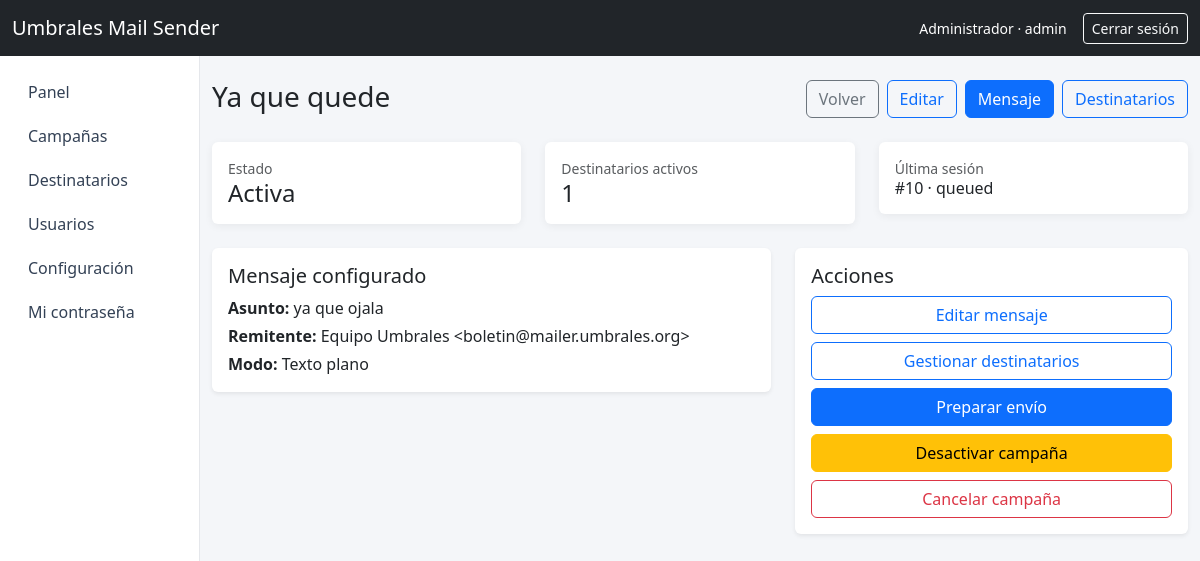
The page /campaigns/12 (signed in) on the database its author committed.
### tables this page shows
CREATE TABLE `campaigns` (
  `id` int(10) UNSIGNED NOT NULL,
  `name` varchar(180) NOT NULL,
  `description` text DEFAULT NULL,
  `content_mode` enum('text','html') NOT NULL DEFAULT 'text',
  `sequence_start_at` datetime DEFAULT NULL,
  `sequence_interval_days` int(11) NOT NULL DEFAULT 2,
  `sequence_total_steps` int(11) NOT NULL DEFAULT 10,
  `status` enum('draft','active','inactive','processing','paused','completed','failed','cancelled') NOT NULL DEFAULT 'draft',
  `created_by` int(10) UNSIGNED NOT NULL,
  `started_at` datetime DEFAULT NULL,
  `finished_at` datetime DEFAULT NULL,
  `created_at` datetime NOT NULL DEFAULT current_timestamp(),
  `updated_at` datetime NOT NULL DEFAULT current_timestamp() ON UPDATE current_timestamp()
);

CREATE TABLE `send_sessions` (
  `id` int(10) UNSIGNED NOT NULL,
  `campaign_id` int(10) UNSIGNED NOT NULL,
  `campaign_message_id` int(10) UNSIGNED NOT NULL,
  `status` enum('queued','processing','paused','completed','failed','cancelled') NOT NULL DEFAULT 'queued',
  `total_count` int(10) UNSIGNED NOT NULL DEFAULT 0,
  `processed_count` int(10) UNSIGNED NOT NULL DEFAULT 0,
  `success_count` int(10) UNSIGNED NOT NULL DEFAULT 0,
  `failed_count` int(10) UNSIGNED NOT NULL DEFAULT 0,
  `started_at` datetime DEFAULT NULL,
  `finished_at` datetime DEFAULT NULL,
  `paused_at` datetime DEFAULT NULL,
  `resumed_at` datetime DEFAULT NULL,
  `created_at` datetime NOT NULL DEFAULT current_timestamp(),
  `updated_at` datetime NOT NULL DEFAULT current_timestamp() ON UPDATE current_timestamp()
);

CREATE TABLE `campaign_messages` (
  `id` int(10) UNSIGNED NOT NULL,
  `campaign_id` int(10) UNSIGNED NOT NULL,
  `subject` varchar(255) NOT NULL,
  `from_name` varchar(150) NOT NULL,
  `from_email` varchar(190) NOT NULL,
  `reply_to` varchar(190) DEFAULT NULL,
  `html_body` mediumtext NOT NULL,
  `text_body` mediumtext NOT NULL,
  `created_at` datetime NOT NULL DEFAULT current_timestamp(),
  `updated_at` datetime NOT NULL DEFAULT current_timestamp() ON UPDATE current_timestamp()
);

### app/views/campaigns/show.php (the view, shortened to what the rows shown need)
<div class="d-flex justify-content-between align-items-center mb-4">
    <div>
        <h1 class="h3 mb-1"><?= htmlspecialchars($campaign['name'], ENT_QUOTES, 'UTF-8') ?></h1>
    </div>
    <div class="d-flex gap-2 flex-wrap">
        <a href="/campaigns" class="btn btn-outline-secondary">Volver</a>
        <a href="/campaigns/<?= (int) $campaign['id'] ?>/edit" class="btn btn-outline-primary">Editar</a>
        <a href="/campaigns/<?= (int) $campaign['id'] ?>/message" class="btn btn-primary">Mensaje</a>
        <a href="/campaigns/<?= (int) $campaign['id'] ?>/recipients" class="btn btn-outline-primary">Destinatarios</a>
    </div>
</div>
<div class="row g-4 mb-4">
    <div class="col-lg-4">
        <div class="card stat-card">
            <div class="card-body">
                <div class="text-muted small">Estado</div>
                <div class="h4 mb-0">
                    <?php
                        $status = (string) ($campaign['status'] ?? 'draft');
                        $labels = [
                            'draft' => 'Borrador',
                            'active' => 'Activa',
                            'inactive' => 'Inactiva',
                            'cancelled' => 'Cancelada',
                            'completed' => 'Completada',
                            'failed' => 'Fallida',
                            'processing' => 'En proceso',
                            'paused' => 'Pausada',
                        ];
                    ?>
                    <?= htmlspecialchars($labels[$status] ?? $status, ENT_QUOTES, 'UTF-8') ?>
                </div>
            </div>
        </div>
    </div>
    <div class="col-lg-4">
        <div class="card stat-card">
            <div class="card-body">
                <div class="text-muted small">Destinatarios activos</div>
                <div class="h4 mb-0"><?= (int) $activeRecipients ?></div>
            </div>
        </div>
    </div>
    <div class="col-lg-4">
        <div class="card stat-card">
            <div class="card-body">
                <div class="text-muted small">Última sesión</div>
                <div class="h6 mb-0">
                    <?= !empty($latestSession) ? '#' . (int) $latestSession['id'] . ' · ' . htmlspecialchars((string) $latestSession['status'], ENT_QUOTES, 'UTF-8') : 'Sin sesiones' ?>
                </div>
            </div>
        </div>
    </div>
</div>
<div class="row g-4">
    <div class="col-lg-7">
        <div class="card border-0 shadow-sm">
            <div class="card-body">
                <h2 class="h5">Mensaje configurado</h2>
                <?php if ($message): ?>
                    <p class="mb-1"><strong>Asunto:</strong> <?= htmlspecialchars((string) $message['subject'], ENT_QUOTES, 'UTF-8') ?></p>
                    <p class="mb-1">
                        <strong>Remitente:</strong>
                        <?= htmlspecialchars(((string) ($message['from_name'] ?? '')) . ' <' . ((string) ($message['from_email'] ?? '')) . '>', ENT_QUOTES, 'UTF-8') ?>
                    </p>
                    <p class="mb-0">
                        <strong>Modo:</strong>
                        <?= (($campaign['content_mode'] ?? 'text') === 'html') ? 'HTML' : 'Texto plano' ?>
                    </p>
                <?php else: ?>
                    <p class="text-muted mb-0">Aún no has configurado el mensaje de esta campaña.</p>
                <?php endif; ?>
            </div>
        </div>
    </div>
    <div class="col-lg-5">
        <div class="card border-0 shadow-sm">
            <div class="card-body">
                <h2 class="h5">Acciones</h2>
                <div class="d-grid gap-2">
                    <a href="/campaigns/<?= (int) $campaign['id'] ?>/message" class="btn btn-outline-primary">
                        Editar mensaje
                    </a>
                    <a href="/campaigns/<?= (int) $campaign['id'] ?>/recipients" class="btn btn-outline-primary">
                        Gestionar destinatarios
                    </a>
                    <?php if ($campaign['status'] === 'active'): ?>
                        <a href="/campaigns/<?= (int) $campaign['id'] ?>/send" class="btn btn-primary <?= $message ? '' : 'disabled' ?>">
                            Preparar envío
                        </a>
                    <?php endif; ?>
                    <?php if (Auth::isAdmin() && $campaign['status'] !== 'cancelled'): ?>
                        <?php if ($campaign['status'] === 'active'): ?>
                            <form method="post" action="/campaigns/<?= (int) $campaign['id'] ?>/deactivate">
                                <button type="submit" class="btn btn-warning w-100">Desactivar campaña</button>
                            </form>
                        <?php endif; ?>
                        <form method="post" action="/campaigns/<?= (int) $campaign['id'] ?>/delete" onsubmit="return confirm('¿Marcar esta campaña como cancelada?');">
                            <button type="submit" class="btn btn-outline-danger w-100">Cancelar campaña</button>
                        </form>
                    <?php endif; ?>
                </div>
            </div>
        </div>
    </div>
</div>

### core/Router.php (shortened to what the rows shown need)
<?php
final class Router
{
    private array $routes = [];
    private function add(string $method, string $pattern, array $action, array $middleware): void
    {
        $this->routes[] = compact('method', 'pattern', 'action', 'middleware');
    }
    public function dispatch(string $method, string $path): void
    {
        foreach ($this->routes as $route) {
            if ($route['method'] !== strtoupper($method)) {
                continue;
            }
            $params = $this->match($route['pattern'], $path);
            if ($params === null) {
                continue;
            }
            [$class, $action] = $route['action'];
            $controller = new $class();
            call_user_func_array([$controller, $action], array_values($params));
            return;
        }
    }
    private function match(string $pattern, string $path): ?array
    {
        $regex = preg_replace('#\{([a-zA-Z_][a-zA-Z0-9_]*)\}#', '(?P<$1>[^/]+)', $pattern);
        $regex = '#^' . $regex . '$#';
        if (!preg_match($regex, $path, $matches)) {
            return null;
        }
        $params = [];
        foreach ($matches as $key => $value) {
            if (!is_int($key)) {
                $params[$key] = $value;
            }
        }
        return $params;
    }
}

### rows shown on the page
campaigns: name "Ya que quede"
send_sessions: id "10", status "queued"
campaign_messages: subject "ya que ojala", from_name+from_email "Equipo Umbrales <boletin@mailer.umbrales.org>"

### other values the page prints
$labels[$status] "Activa"
